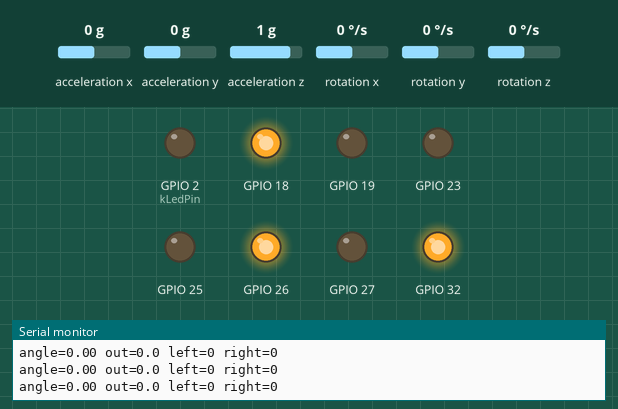
The program below on a simulated ESP32. On the bench: output pins drawn as LEDs (lit = HIGH), the last lines printed to the serial monitor. Wiring (inferred from the names in the program): MPU-6050 motion sensor at I2C address 0x68. The inputs (shaded band) are chosen by the test bench; at power-on: acceleration x 0 g, rotation y 0 °/s, acceleration z 1 g, acceleration y 0 g, rotation x 0 °/s, rotation z 0 °/s.

Above: at 1.8 s.
1.9 s: acceleration x set to -1.4 g
At 3.3 s:
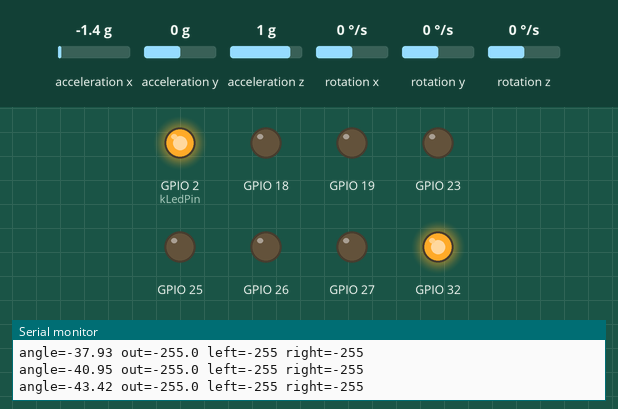
4.3 s: rotation y set to 100 °/s
At 7.14 s:
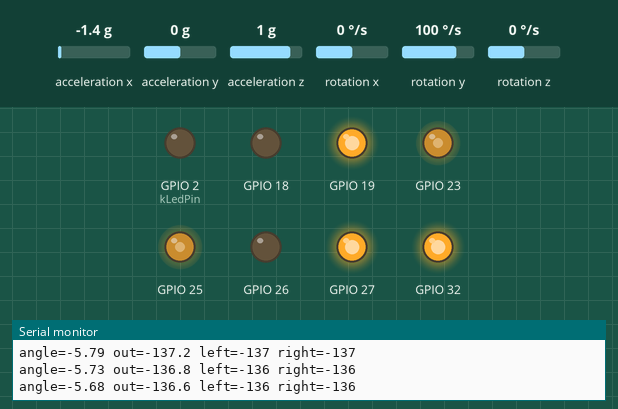
7.3 s: acceleration x set to -0.8 g
At 7.76 s:
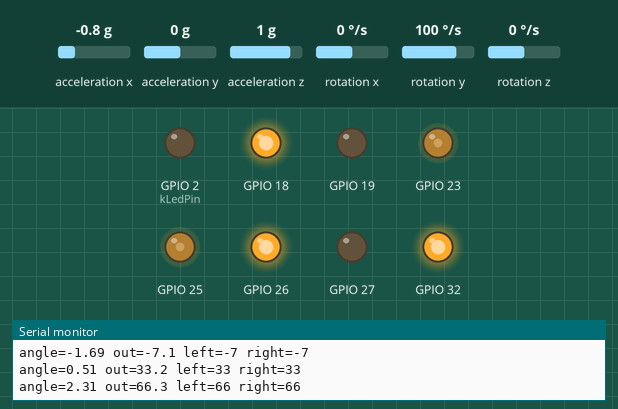
10.3 s: acceleration z set to -1.4 g
At 10.49 s:
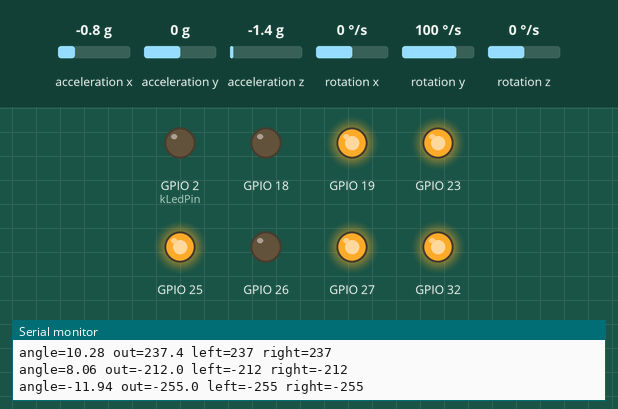
12.1 s: acceleration z set to 0.8 g
At 13.58 s:
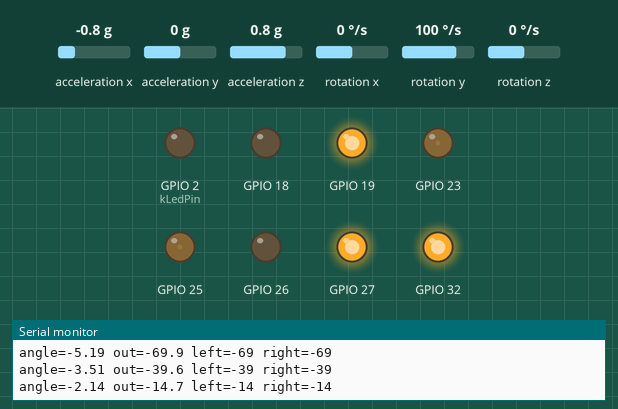
15.1 s: acceleration x set to 0 g
At 16.8 s:
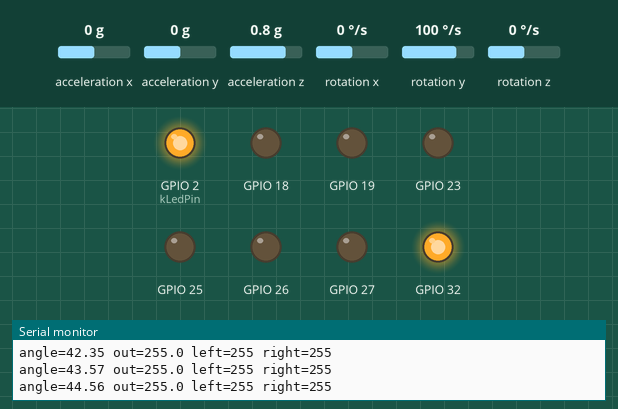
Timing chart, 0 to 18.3 s (numbered marks = the images above; inputs shaded):
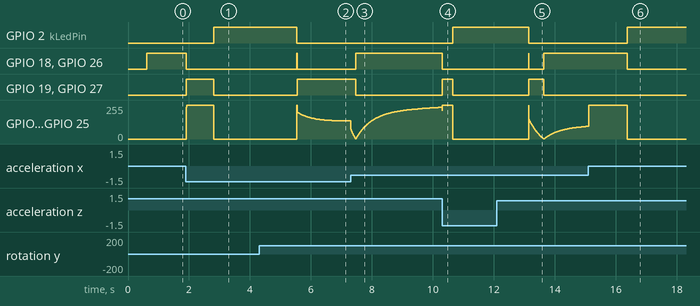

The program:

main.cpp
```cpp
// Self balancing two wheel robot.
//
// Thin Arduino glue only. All control logic lives in the pure C++
// headers (tilt_estimator.h, pid_controller.h, motor_mixer.h,
// safety.h) so it can be unit tested on a host without hardware.
// The drivers talk to the hardware through small interfaces
// (IImu, IMotorDriver) so the core never touches Arduino APIs.
//
// Control loop, 100 Hz:
//   1. Read accel + gyro from the MPU6050.
//   2. Fuse them into a tilt angle with the complementary filter.
//   3. PID on tilt error (target 0 degrees, upright) gives a motor
//      command. Positive tilt means leaning forward, so the wheels
//      drive forward to get back under the robot.
//   4. If the fall detector trips, cut the motors and wait until the
//      robot is held upright again.

#include <Arduino.h>
#include <Wire.h>

#include "motor_mixer.h"
#include "mpu6050_driver.h"
#include "pid_controller.h"
#include "safety.h"
#include "tb6612_driver.h"
#include "tilt_estimator.h"

// Wiring. See README.md for the full wiring table.
constexpr uint8_t kSdaPin = 21;
constexpr uint8_t kSclPin = 22;
constexpr uint8_t kAin1 = 26;
constexpr uint8_t kAin2 = 27;
constexpr uint8_t kPwma = 25;
constexpr uint8_t kBin1 = 18;
constexpr uint8_t kBin2 = 19;
constexpr uint8_t kPwmb = 23;
constexpr uint8_t kStandby = 32;
constexpr uint8_t kLedPin = 2;

// Loop timing: 100 Hz, dt = 0.01 s. The complementary filter alpha
// and the PID gains were chosen for this rate; if you change the rate,
// retune. See README.md for the tuning procedure.
constexpr unsigned long kLoopPeriodUs = 10000;
constexpr float kDtSeconds = 0.01f;

// Starting PID gains. These balance a typical build with the parts in
// the README. Every build is a little different, so expect to tune.
// Kp holds the robot up, Kd damps the wobble, Ki fixes a steady lean.
constexpr float kKp = 22.0f;
constexpr float kKi = 1.2f;
constexpr float kKd = 1.8f;

// Small trim if the robot's balance point is not exactly 0 degrees
// because the battery sits slightly off center. Measure it during
// tuning and set it here, in degrees.
constexpr float kAngleTrimDeg = 0.0f;

Mpu6050Driver imu(Wire);
Tb6612Driver motors(kAin1, kAin2, kPwma, kBin1, kBin2, kPwmb, kStandby);
TiltEstimator estimator(0.98f);
PidController pid(kKp, kKi, kKd, -255.0f, 255.0f, 50.0f);
FallDetector fall_detector(45.0f, 10.0f);

unsigned long last_loop_us = 0;
unsigned long last_print_ms = 0;

void setup() {
    Serial.begin(115200);
    pinMode(kLedPin, OUTPUT);
    Wire.begin(kSdaPin, kSclPin);

    if (!imu.begin()) {
        Serial.println("MPU6050 not found. Check wiring and I2C address.");
        while (true) {
            digitalWrite(kLedPin, HIGH);
            delay(200);
            digitalWrite(kLedPin, LOW);
            delay(200);
        }
    }
    motors.begin();

    // Let the sensor settle, then zero the filter at the starting tilt.
    delay(500);
    ImuReading reading;
    if (imu.read(reading)) {
        estimator.reset(0.0f);
        estimator.update(reading.accel_x, reading.accel_z, 0.0f, kDtSeconds);
    }

    Serial.println("Self balancing robot ready. Hold it upright and let go.");
    last_loop_us = micros();
}

void loop() {
    const unsigned long now_us = micros();
    if (now_us - last_loop_us < kLoopPeriodUs) {
        return;  // busy wait keeps the loop period exact
    }
    last_loop_us = now_us;

    ImuReading reading;
    if (!imu.read(reading)) {
        // I2C error: skip this cycle rather than acting on stale data.
        return;
    }

    // Gyro Y is the pitch rate about the wheel axle on this mounting.
    // If your robot balances the other way, flip the sign here.
    const float angle = estimator.update(reading.accel_x, reading.accel_z,
                                         reading.gyro_y, kDtSeconds);

    if (fall_detector.update(angle)) {
        motors.stop();
        digitalWrite(kLedPin, HIGH);
        return;
    }
    digitalWrite(kLedPin, LOW);

    // Error is measured tilt minus target. This is an inverted
    // pendulum, so the sign is the opposite of a normal servo loop:
    // leaning forward (positive angle) needs a positive, forward
    // motor command to drive the wheels back under the robot.
    const float error = angle - kAngleTrimDeg;
    const float output = pid.update(error, kDtSeconds);
    const MotorCommands cmd = MotorMixer::mix(output, 0.0f);
    motors.set_speed(cmd.left, cmd.right);

    // Telemetry at 10 Hz for tuning: angle, PID output, motor command.
    const unsigned long now_ms = millis();
    if (now_ms - last_print_ms >= 100) {
        last_print_ms = now_ms;
        Serial.print("angle=");
        Serial.print(angle, 2);
        Serial.print(" out=");
        Serial.print(output, 1);
        Serial.print(" left=");
        Serial.print(cmd.left);
        Serial.print(" right=");
        Serial.println(cmd.right);
    }
}
```

imu_interface.h
```cpp
#pragma once

// IMU interface: the core balance loop talks to this interface, never
// to the MPU6050 directly. That keeps the core testable on a host and
// lets a different sensor replace the MPU6050 without touching the
// control code. Units: accel in g, gyro in degrees per second.

struct ImuReading {
    float accel_x = 0.0f;  // forward axis, g
    float accel_y = 0.0f;  // sideways axis, g
    float accel_z = 0.0f;  // up axis, g
    float gyro_x = 0.0f;   // roll rate, degrees per second
    float gyro_y = 0.0f;   // pitch rate about the wheel axle, deg/s
    float gyro_z = 0.0f;   // yaw rate, degrees per second
};

class IImu {
public:
    virtual ~IImu() = default;
    virtual bool begin() = 0;
    // Fills reading with the latest sample. Returns false on I2C error.
    virtual bool read(ImuReading& reading) = 0;
};
```

motor_interface.h
```cpp
#pragma once

// Motor driver interface: the balance loop talks to this interface,
// never to the TB6612FNG directly. Speeds are in [-255, 255], where
// positive means forward. Keeps the core testable on a host.

class IMotorDriver {
public:
    virtual ~IMotorDriver() = default;
    virtual void begin() = 0;
    virtual void set_speed(int left, int right) = 0;
    virtual void stop() = 0;
};
```

motor_mixer.h
```cpp
#pragma once

// MotorMixer: turns a balance (throttle) command and an optional
// steering command into left and right motor speeds.
//
// No Arduino dependency. Pure C++ so it can be unit tested on a host.
//
// Convention: positive throttle drives both wheels forward, positive
// steer turns the robot to the right by speeding up the left wheel and
// slowing the right wheel. Outputs are PWM duty values in [-255, 255].

#include <algorithm>

struct MotorCommands {
    int left;
    int right;
};

class MotorMixer {
public:
    static constexpr int kMaxSpeed = 255;

    static MotorCommands mix(float throttle, float steer = 0.0f) {
        MotorCommands out;
        out.left = clamp_speed(throttle + steer);
        out.right = clamp_speed(throttle - steer);
        return out;
    }

    // Single wheel helper, used by tests and by any code that drives
    // one motor directly.
    static int clamp_speed(float speed) {
        if (speed > static_cast<float>(kMaxSpeed)) return kMaxSpeed;
        if (speed < static_cast<float>(-kMaxSpeed)) return -kMaxSpeed;
        return static_cast<int>(speed);
    }
};
```

pid_controller.h
```cpp
#pragma once

// PidController: classic PID with output saturation and anti windup.
//
// No Arduino dependency. Pure C++ so it can be unit tested on a host.
//
// Anti windup strategy: conditional integration. The integral term is
// only accumulated when doing so would not push the output further into
// saturation. The integral is also hard clamped to integral_limit, so
// a long period of large error cannot build up a huge integral that
// then takes seconds to unwind once the error reverses.

#include <algorithm>

class PidController {
public:
    PidController(float kp, float ki, float kd, float out_min, float out_max,
                  float integral_limit)
        : kp_(kp), ki_(ki), kd_(kd), out_min_(out_min), out_max_(out_max),
          integral_limit_(integral_limit), integral_(0.0f), prev_error_(0.0f),
          last_output_(0.0f), first_run_(true) {}

    void reset() {
        integral_ = 0.0f;
        prev_error_ = 0.0f;
        last_output_ = 0.0f;
        first_run_ = true;
    }

    void set_gains(float kp, float ki, float kd) {
        kp_ = kp;
        ki_ = ki;
        kd_ = kd;
    }

    // error: setpoint minus measurement (degrees here). dt_s: seconds
    // since the previous call. Returns the control output, clamped to
    // [out_min, out_max].
    float update(float error, float dt_s) {
        if (dt_s <= 0.0f) {
            return last_output_;
        }

        float derivative = 0.0f;
        if (!first_run_) {
            derivative = (error - prev_error_) / dt_s;
        }
        first_run_ = false;

        // Tentative integral, clamped to its limit.
        float integral_candidate = integral_ + error * dt_s;
        integral_candidate = std::clamp(integral_candidate, -integral_limit_, integral_limit_);

        float output = kp_ * error + ki_ * integral_candidate + kd_ * derivative;
        float clamped = std::clamp(output, out_min_, out_max_);

        // Conditional integration: only accept the new integral if the
        // output is not saturated, or if the error would pull the output
        // back out of saturation.
        bool saturated = (clamped != output);
        bool error_fights_saturation =
            (output > out_max_ && error < 0.0f) || (output < out_min_ && error > 0.0f);
        if (!saturated || error_fights_saturation) {
            integral_ = integral_candidate;
        }

        prev_error_ = error;
        last_output_ = clamped;
        return clamped;
    }

    float integral() const { return integral_; }
    float last_output() const { return last_output_; }

private:
    float kp_, ki_, kd_;
    float out_min_, out_max_;
    float integral_limit_;
    float integral_;
    float prev_error_;
    float last_output_;
    bool first_run_;
};
```

safety.h
```cpp
#pragma once

// FallDetector: safety cutoff for the balance loop.
//
// If the tilt exceeds cutoff_deg the robot has fallen (or is about to)
// and the motors must stop immediately: a fallen robot with spinning
// wheels can damage itself, the floor, or a hand reaching for it.
// The cutoff latches until the robot is brought back near upright
// (below recover_deg), so it cannot restart while lying on its side.
//
// No Arduino dependency. Pure C++ so it can be unit tested on a host.

#include <cmath>

class FallDetector {
public:
    explicit FallDetector(float cutoff_deg = 45.0f, float recover_deg = 10.0f)
        : cutoff_deg_(cutoff_deg), recover_deg_(recover_deg), fallen_(false) {}

    void reset() { fallen_ = false; }

    // Returns true while the robot is in the fallen (motors off) state.
    bool update(float angle_deg) {
        if (!fallen_ && std::fabs(angle_deg) > cutoff_deg_) {
            fallen_ = true;
        } else if (fallen_ && std::fabs(angle_deg) < recover_deg_) {
            fallen_ = false;
        }
        return fallen_;
    }

    bool fallen() const { return fallen_; }

private:
    float cutoff_deg_;
    float recover_deg_;
    bool fallen_;
};
```

tilt_estimator.h
```cpp
#pragma once

// TiltEstimator: complementary filter fusing accelerometer and gyroscope
// data into a single tilt angle in degrees.
//
// No Arduino dependency. Pure C++ so it can be unit tested on a host.
//
// Idea: the gyroscope gives a fast, smooth rate of rotation but drifts
// over time. The accelerometer gives an absolute tilt reference from
// gravity but is noisy under vibration and acceleration. The filter
// trusts the gyro short term and nudges the estimate toward the
// accelerometer long term:
//   angle += gyro_rate * dt
//   angle = alpha * angle + (1 - alpha) * accel_angle
// With alpha = 0.98 at dt = 0.01 s the crossover is roughly 0.5 Hz:
// fast motion follows the gyro, slow drift follows gravity.

#include <cmath>

class TiltEstimator {
public:
    explicit TiltEstimator(float alpha = 0.98f) : alpha_(alpha), angle_deg_(0.0f) {}

    void reset(float initial_angle_deg = 0.0f) { angle_deg_ = initial_angle_deg; }

    // accel_x, accel_z: accelerometer readings in g, along the robot's
    // forward (x) and up (z) axes. gyro_rate_dps: rotation rate about
    // the wheel axle in degrees per second. dt_s: seconds since the
    // previous call. Returns the fused tilt angle in degrees, where
    // 0 means perfectly upright and positive means leaning forward.
    float update(float accel_x, float accel_z, float gyro_rate_dps, float dt_s) {
        if (dt_s <= 0.0f) {
            return angle_deg_;
        }
        // Tilt implied by gravity alone. atan2 handles the full range
        // and stays well behaved when accel_z is near zero.
        const float accel_angle_deg =
            std::atan2(accel_x, accel_z) * 180.0f / kPi;
        float angle = angle_deg_ + gyro_rate_dps * dt_s;
        angle = alpha_ * angle + (1.0f - alpha_) * accel_angle_deg;
        angle_deg_ = angle;
        return angle_deg_;
    }

    float angle() const { return angle_deg_; }

private:
    static constexpr float kPi = 3.14159265358979323846f;
    float alpha_;
    float angle_deg_;
};
```

mpu6050_driver.h
```cpp
#pragma once

// Mpu6050Driver: reads accel and gyro data from an MPU6050 (GY-521
// module) over I2C. Arduino dependent, used only by main.cpp, never
// by the host tests.
//
// Setup: accel range +-2 g (16384 LSB per g), gyro range +-250 deg/s
// (131 LSB per deg/s). The sensor is read in one 14 byte burst starting
// at ACCEL_XOUT_H so accel, temperature, and gyro stay from the same
// sample instant.
//
// I2C pitfalls handled here: the device is woken from sleep by clearing
// the SLEEP bit in PWR_MGMT_1, reads use a repeated start (endTransmission
// false) so the bus is not released mid transaction, and read() returns
// false instead of stale data when the bus errors.

#include <Arduino.h>
#include <Wire.h>

#include "imu_interface.h"

class Mpu6050Driver : public IImu {
public:
    explicit Mpu6050Driver(TwoWire& wire = Wire, uint8_t address = 0x68)
        : wire_(wire), address_(address) {}

    bool begin() override {
        wire_.begin();
        // Wake up: clear SLEEP bit, select the gyro X clock.
        if (!write_register(kPwrMgmt1, 0x01)) return false;
        // Gyro +-250 deg/s, accel +-2 g.
        if (!write_register(kGyroConfig, 0x00)) return false;
        if (!write_register(kAccelConfig, 0x00)) return false;
        delay(100);
        return true;
    }

    bool read(ImuReading& reading) override {
        wire_.beginTransmission(address_);
        wire_.write(kAccelXoutH);
        if (wire_.endTransmission(false) != 0) return false;
        if (wire_.requestFrom(address_, static_cast<uint8_t>(14)) != 14) return false;

        auto read16 = [&]() -> int16_t {
            int16_t v = static_cast<int16_t>((wire_.read() << 8) | wire_.read());
            return v;
        };

        const int16_t ax = read16();
        const int16_t ay = read16();
        const int16_t az = read16();
        read16();  // temperature, unused here
        const int16_t gx = read16();
        const int16_t gy = read16();
        const int16_t gz = read16();

        reading.accel_x = static_cast<float>(ax) / 16384.0f;
        reading.accel_y = static_cast<float>(ay) / 16384.0f;
        reading.accel_z = static_cast<float>(az) / 16384.0f;
        reading.gyro_x = static_cast<float>(gx) / 131.0f;
        reading.gyro_y = static_cast<float>(gy) / 131.0f;
        reading.gyro_z = static_cast<float>(gz) / 131.0f;
        return true;
    }

private:
    static constexpr uint8_t kPwrMgmt1 = 0x6B;
    static constexpr uint8_t kGyroConfig = 0x1B;
    static constexpr uint8_t kAccelConfig = 0x1C;
    static constexpr uint8_t kAccelXoutH = 0x3B;

    bool write_register(uint8_t reg, uint8_t value) {
        wire_.beginTransmission(address_);
        wire_.write(reg);
        wire_.write(value);
        return wire_.endTransmission() == 0;
    }

    TwoWire& wire_;
    uint8_t address_;
};
```

tb6612_driver.h
```cpp
#pragma once

// Tb6612Driver: drives two DC motors through a TB6612FNG dual H bridge.
// Arduino dependent, used only by main.cpp, never by the host tests.
//
// Why this chip over the older L298N: the TB6612FNG is a MOSFET bridge,
// so it drops about 0.2 V instead of the L298N bipolar drop of 2 to
// 3 V. On a 7.4 V battery that is the difference between the motors
// getting about 7 V or about 5 V, plus far less heat. It also has a
// standby pin that cuts all motor current when the robot has fallen.
//
// Wiring per channel: IN1/IN2 set direction, PWM sets speed.
//   IN1 HIGH, IN2 LOW  -> forward
//   IN1 LOW,  IN2 HIGH -> reverse
//   both LOW            -> brake to stop

#include <Arduino.h>

#include "motor_interface.h"

class Tb6612Driver : public IMotorDriver {
public:
    Tb6612Driver(uint8_t ain1, uint8_t ain2, uint8_t pwma, uint8_t bin1,
                 uint8_t bin2, uint8_t pwmb, uint8_t standby)
        : ain1_(ain1), ain2_(ain2), pwma_(pwma), bin1_(bin1), bin2_(bin2),
          pwmb_(pwmb), standby_(standby) {}

    void begin() override {
        pinMode(ain1_, OUTPUT);
        pinMode(ain2_, OUTPUT);
        pinMode(pwma_, OUTPUT);
        pinMode(bin1_, OUTPUT);
        pinMode(bin2_, OUTPUT);
        pinMode(pwmb_, OUTPUT);
        pinMode(standby_, OUTPUT);
        digitalWrite(standby_, HIGH);  // take the driver out of standby
        stop();
    }

    void set_speed(int left, int right) override {
        drive_motor(ain1_, ain2_, pwma_, left);
        drive_motor(bin1_, bin2_, pwmb_, right);
    }

    void stop() override {
        digitalWrite(ain1_, LOW);
        digitalWrite(ain2_, LOW);
        digitalWrite(bin1_, LOW);
        digitalWrite(bin2_, LOW);
        analogWrite(pwma_, 0);
        analogWrite(pwmb_, 0);
    }

private:
    void drive_motor(uint8_t in1, uint8_t in2, uint8_t pwm, int speed) {
        if (speed > 255) speed = 255;
        if (speed < -255) speed = -255;
        if (speed >= 0) {
            digitalWrite(in1, HIGH);
            digitalWrite(in2, LOW);
            analogWrite(pwm, speed);
        } else {
            digitalWrite(in1, LOW);
            digitalWrite(in2, HIGH);
            analogWrite(pwm, -speed);
        }
    }

    uint8_t ain1_, ain2_, pwma_, bin1_, bin2_, pwmb_, standby_;
};
```

Measured:
- after the input at 1.9 s, GPIO 2 (kLedPin): LOW → HIGH after 0.92 s; GPIO 18, GPIO 26: HIGH → LOW at once; GPIO 19, GPIO 27: LOW → HIGH at once, → LOW 0.91 s later; GPIO 23, GPIO 25: 0/255 → 255/255 at once, → 0/255 0.91 s later
- after the input at 4.3 s, GPIO 2 (kLedPin): HIGH → LOW after 1.2 s; GPIO 18, GPIO 26: LOW → HIGH after 1.2 s, → LOW 0.01 s later; GPIO 19, GPIO 27: LOW → HIGH after 1.3 s
- after the input at 7.3 s, GPIO 18, GPIO 26: LOW → HIGH after 0.17 s; GPIO 19, GPIO 27: HIGH → LOW after 0.17 s
- after the input at 10.3 s, GPIO 2 (kLedPin): LOW → HIGH after 0.35 s; GPIO 18, GPIO 26: HIGH → LOW at once; GPIO 19, GPIO 27: LOW → HIGH at once, → LOW 0.35 s later
- after the input at 12.1 s, GPIO 2 (kLedPin): HIGH → LOW after 1.0 s; GPIO 18, GPIO 26: LOW → HIGH after 1.0 s, → LOW 0.01 s later, → HIGH 0.49 s later; GPIO 19, GPIO 27: LOW → HIGH after 1.0 s, → LOW 0.49 s later
- after the input at 15.1 s, GPIO 2 (kLedPin): LOW → HIGH after 1.3 s; GPIO 18, GPIO 26: HIGH → LOW after 1.3 s
